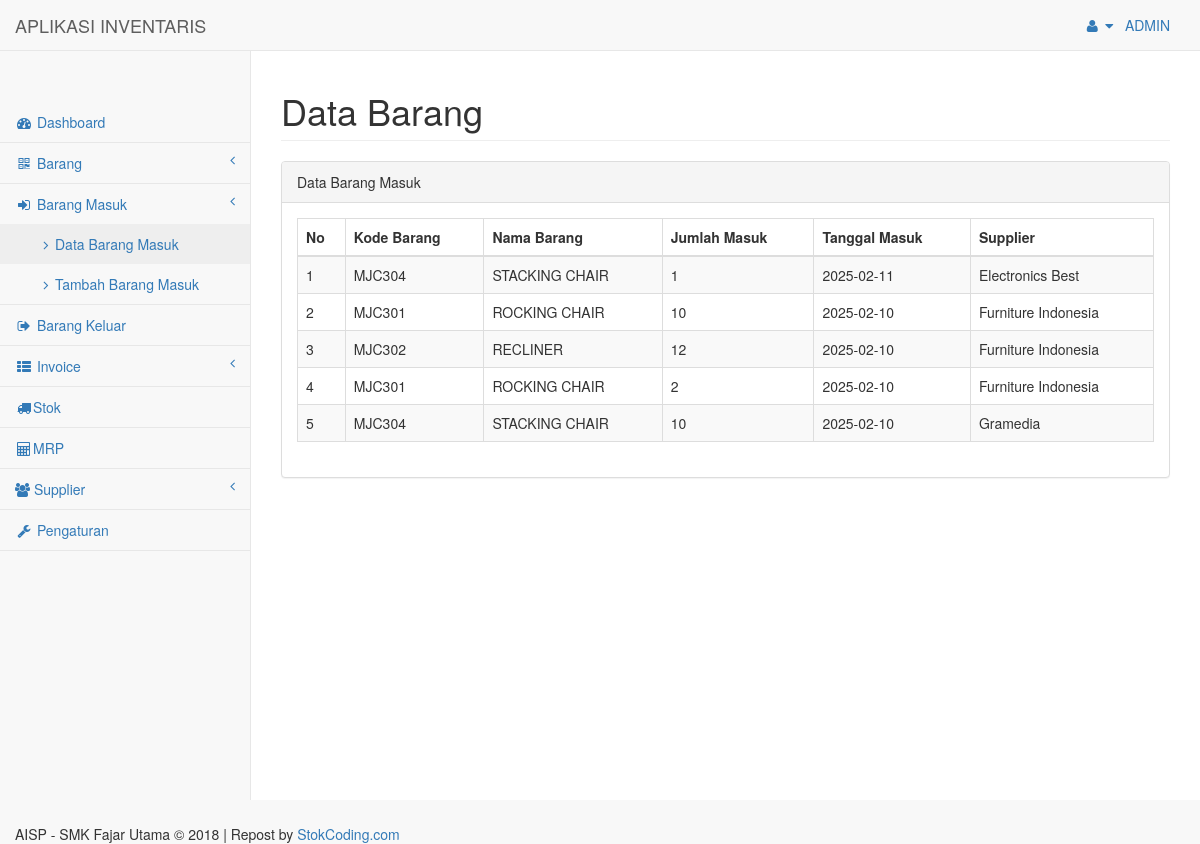
/index.php?page=barangmasuk (signed in), run on the app's committed database.
### tables this page shows
CREATE TABLE `tbl_barang` (
  `kode_barang` varchar(8) NOT NULL,
  `nama_barang` varchar(30) NOT NULL
);

CREATE TABLE `tbl_stok` (
  `id_stok` int(11) NOT NULL,
  `kode_barang` varchar(8) NOT NULL,
  `nama_barang` varchar(30) NOT NULL,
  `jml_barangmasuk` int(7) NOT NULL,
  `jml_barangkeluar` int(7) NOT NULL
);

CREATE TABLE `tbl_masukbarang` (
  `id_masukbarang` varchar(11) NOT NULL,
  `kode_barang` varchar(8) NOT NULL,
  `nama_barang` varchar(30) NOT NULL,
  `tgl_masuk` date NOT NULL,
  `jumlah_masuk` int(8) NOT NULL,
  `kode_supplier` varchar(5) NOT NULL
);

CREATE TABLE `tbl_supplier` (
  `kode_supplier` varchar(5) NOT NULL,
  `nama_supplier` varchar(35) NOT NULL,
  `alamat_supplier` varchar(50) NOT NULL,
  `telp_supplier` varchar(25) NOT NULL,
  `kota_supplier` varchar(20) NOT NULL
);

### config/Class_Barang.php (called while the page is built, shortened)
<?php
class Class_Barang
{
    function tampil_barangmasuk()
    {
        include("config.php");
        $sql = "select * from tbl_barang a inner join tbl_masukbarang b inner join tbl_stok c on a.kode_barang=b.kode_barang and a.kode_barang=c.kode_barang inner join tbl_supplier d on b.kode_supplier=d.kode_supplier ORDER BY b.tgl_masuk DESC";
        $data = mysqli_query($conn, $sql);
        $data1 = mysqli_num_rows($data);
        if ($data1 == 0) {
            echo "<div class='alert alert-danger'>Tidak ada data</div>";
        } else {
            while ($d = mysqli_fetch_assoc($data)) {
                $hasil[] = $d;
            }
            return $hasil;
        }
    }
}

### pages/data_barangmasuk.php (the view)
<div class="row">
    <div class="col-lg-12">
        <h1 class="page-header">Data Barang </h1>
    </div>
</div>
<div class="row">
    <div class="col-lg-12">
        <div class="panel panel-default">
            <div class="panel-heading">
                Data Barang Masuk
            </div>
            <div class="panel-body">
                <table width="100%" class="table table-striped table-bordered table-hover" cellpadding="0" cellspacing="0" id="dataTables-example">
                    <thead>
                        <?php
                        if (is_array($db->tampil_barangmasuk()) && count($db->tampil_barangmasuk()) > 0) {
                        ?>
                            <tr>
                                <th>No</th>
                                <th>Kode Barang</th>
                                <th>Nama Barang</th>
                                <th>Jumlah Masuk</th>
                                <th>Tanggal Masuk</th>
                                <th>Supplier</th>
                            </tr>
                    </thead>
                    <tbody>
                        <?php
                            $no = 1;
                            foreach ($db->tampil_barangmasuk() as $row) {
                        ?>
                            <tr>
                                <td><?= $no++ ?></td>
                                <td><?= $row['kode_barang'] ?></td>
                                <td><?= $row['nama_barang'] ?></td>
                                <td><?= $row['jumlah_masuk'] ?></td>
                                <td><?= $row['tgl_masuk'] ?></td>
                                <td><?= $row['nama_supplier'] ?></td>
                            </tr>
                    <?php }
                        } ?>
                    </tbody>
                </table>
            </div>
        </div>
    </div>
</div>

### index.php (shortened to what this page needs)
<?php
include_once("config/Class_Barang.php");
include_once("config/config.php");
 ?>
<!DOCTYPE html>
<html lang="en">
<?php
include_once("config/Class_Barang.php");
$db = new Class_Barang();
 ?>
<head>
    <?php
    include_once("includes/header.php"); ?>
</head>
<body>
    <div id="wrapper">
            <?php include_once("includes/navbar.php"); ?>
            <?php include_once("includes/sidebar.php"); ?>
        <div id="page-wrapper">
<?php
        if (isset($_GET['page']) && $_GET['page'] == "databarang") {
            include_once("pages/data_barang.php");
        }
        else if (isset($_GET['page']) && $_GET['page'] == "barangbaru") {
            include_once("pages/input_barang.php");
        }
        else if (isset($_GET['page']) && $_GET['page'] == "update") {
            include_once("pages/edit_barang.php");
        }
        else if (isset($_GET['page']) && $_GET['page'] == "barangmasuk") {
            include_once("pages/data_barangmasuk.php");
        }
 ?>
        </div>
    </div>
   <?php include_once("includes/footer.php"); ?>
</body>
</html>

### includes/header.php
<link href="vendor/bootstrap/css/bootstrap.min.css" rel="stylesheet">
<link href="vendor/metisMenu/metisMenu.min.css" rel="stylesheet">
<link href="dist/css/sb-admin-2.css" rel="stylesheet">
<link href="vendor/morrisjs/morris.css" rel="stylesheet">
<link href="vendor/font-awesome/css/font-awesome.min.css" rel="stylesheet" type="text/css">

### includes/navbar.php (shortened to what this page needs)
<nav class="navbar navbar-default navbar-static-top" role="navigation" style="margin-bottom: 0">
    <div class="navbar-header">
        <a class="navbar-brand" href="index.php">APLIKASI INVENTARIS</a>
    </div>
    <ul class="nav navbar-top-links navbar-right">
        <li class="dropdown">
            <a class="dropdown-toggle" data-toggle="dropdown" href="#">
                <i class="fa fa-user fa-fw"></i> <i class="fa fa-caret-down"></i>&nbsp;&nbsp;&nbsp;<span class="text-uppercase"><?=$_SESSION["username"]?></span>
            </a>
        </li>
    </ul>
</nav>

### includes/sidebar.php (shortened to what this page needs)
<div class="navbar-default sidebar" role="navigation">
    <div class="sidebar-nav navbar-collapse">
        <ul class="nav" id="side-menu">
            <li>
                <a href="index.php"><i class="fa fa-dashboard fa-fw"></i> Dashboard</a>
            </li>
            <li>
                <a href="#"><i class="fa fa-qrcode fa-fw"></i> Barang<span class="fa arrow"></span></a>
            </li>
            <li>
                <a href="#"><i class="fa fa-sign-in fa-fw"></i> Barang Masuk<span class="fa arrow"></span></a>
                <ul class="nav nav-second-level">
                    <li>
                        <a href="index.php?page=barangmasuk"><i class="fa fa-angle-right fa-fw"></i>Data Barang Masuk</a>
                    </li>
                    <li>
                        <a href="index.php?page=inputbarangmasuk"><i class="fa fa-angle-right fa-fw"></i>Tambah Barang Masuk</a>
                    </li>
                </ul>
            </li>
            <li>
                <a href="index.php?page=barangkeluar"><i class="fa fa-sign-out fa-fw"></i> Barang Keluar</a>
            </li>
            <li>
                <a href="#"><i class="fa fa-th-list fa-fw"></i> Invoice<span class="fa arrow"></span></a>
            </li>
            <li>
                <a href="index.php?page=datastok"><i class="fa fa-truck fa-fw"></i>Stok</a>
            </li>
            <li>
                <a href="index.php?page=mrp"><i class="fa fa-calculator fa-fw"></i>MRP</a>
            </li>
            <li>
                <a href="#"><i class="fa fa-th-list fa-users"></i> Supplier<span class="fa arrow"></span></a>
            </li>
            <li>
                <a href="index.php?page=pengaturan"><i class="fa fa-wrench fa-fw"></i> Pengaturan</a>
            </li>
        </ul>
    </div>
</div>

### includes/footer.php (shortened to what this page needs)
<footer class="col-sm-12" style="margin-top: 2%;">
    <span>AISP - SMK Fajar Utama &copy; 2018 | Repost by <a href="https://stokcoding.com/" title="StokCoding.com" target="_blank">StokCoding.com</a></span>
</footer>

### data on the page
tbl_barang: tbl_stok.kode_barang "MJC304", tbl_stok.nama_barang "STACKING CHAIR", tbl_masukbarang.jumlah_masuk "1", tbl_masukbarang.tgl_masuk "2025-02-11", tbl_supplier.nama_supplier "Electronics Best", tbl_masukbarang.jumlah_masuk "10", tbl_masukbarang.tgl_masuk "2025-02-10", tbl_supplier.nama_supplier "Gramedia"
tbl_barang: tbl_stok.kode_barang "MJC301", tbl_stok.nama_barang "ROCKING CHAIR", tbl_masukbarang.jumlah_masuk "10", tbl_masukbarang.tgl_masuk "2025-02-10", tbl_supplier.nama_supplier "Furniture Indonesia", tbl_masukbarang.jumlah_masuk "2"
tbl_barang: tbl_stok.kode_barang "MJC302", tbl_stok.nama_barang "RECLINER", tbl_masukbarang.jumlah_masuk "12", tbl_masukbarang.tgl_masuk "2025-02-10", tbl_supplier.nama_supplier "Furniture Indonesia"

### other printed values
$_SESSION["username"] "ADMIN"
